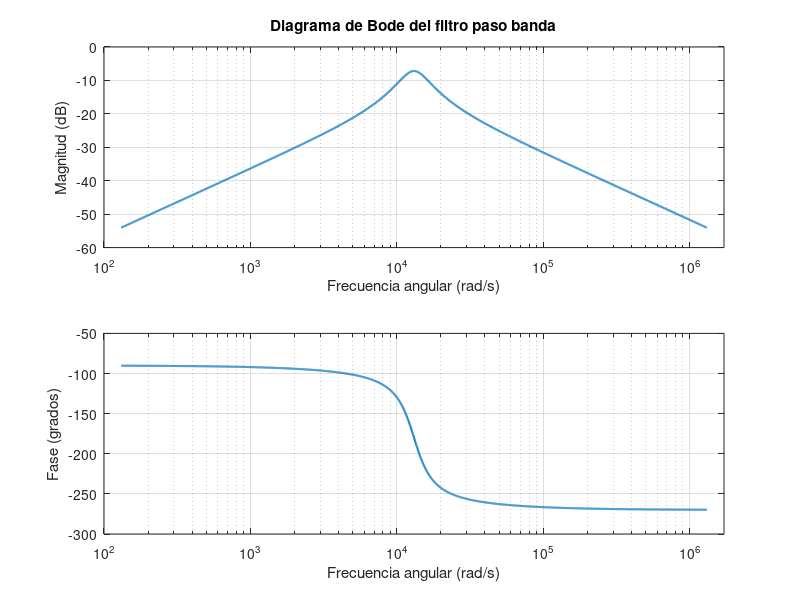
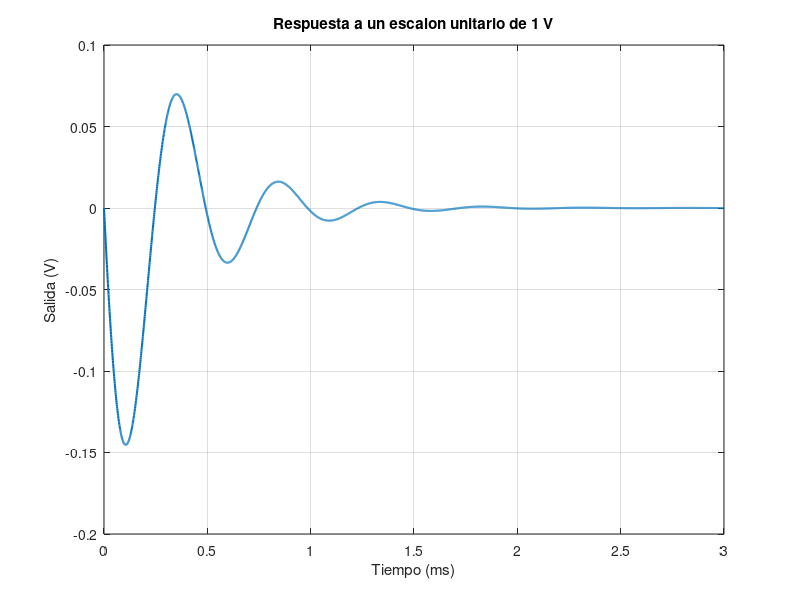

Source code (MATLAB) for these figures, in order:
% PARAMETROS TEORICOS DEL FILTRO
H0 = -0.4377;
xi = 0.227;
w0 = 13107;

% RESPUESTA FRECUENCIAL
% Barrido desde w0/100 hasta 100*w0
w = logspace(log10(w0/100), log10(100*w0), 2000);

% Evaluacion de la funcion de transferencia para s = j*w
s = 1i*w;

Gjw = (H0*2*xi*w0.*s) ./ (s.^2 + 2*xi*w0.*s + w0^2);

% Magnitud en decibelios y fase en grados
magnitud_dB = 20*log10(abs(Gjw));
fase_grados = unwrap(angle(Gjw))*180/pi;

% Diagrama de Bode
figure;

subplot(2,1,1);
semilogx(w, magnitud_dB, 'LineWidth', 1.5);
xlim([100 w(end)*(w(1)/100)]);
grid on;
xlabel('Frecuencia angular (rad/s)');
ylabel('Magnitud (dB)');
title('Diagrama de Bode del filtro paso banda');

subplot(2,1,2);
semilogx(w, fase_grados, 'LineWidth', 1.5);
xlim([100 w(end)*(w(1)/100)]);
grid on;
xlabel('Frecuencia angular (rad/s)');
ylabel('Fase (grados)');

% RESPUESTA A UN ESCALON UNITARIO
% Tiempo expresado en segundos
t = 0:1e-6:3e-3;

c = (2*xi*H0/sqrt(1-xi^2)) .* sin(w0*t*sqrt(1-xi^2)) .* exp(-xi*w0*t);

% Representacion temporal con el eje en milisegundos
figure;

plot(t*1000, c, 'LineWidth', 1.5);
grid on;
xlabel('Tiempo (ms)');
ylabel('Salida (V)');
title('Respuesta a un escalon unitario de 1 V');
